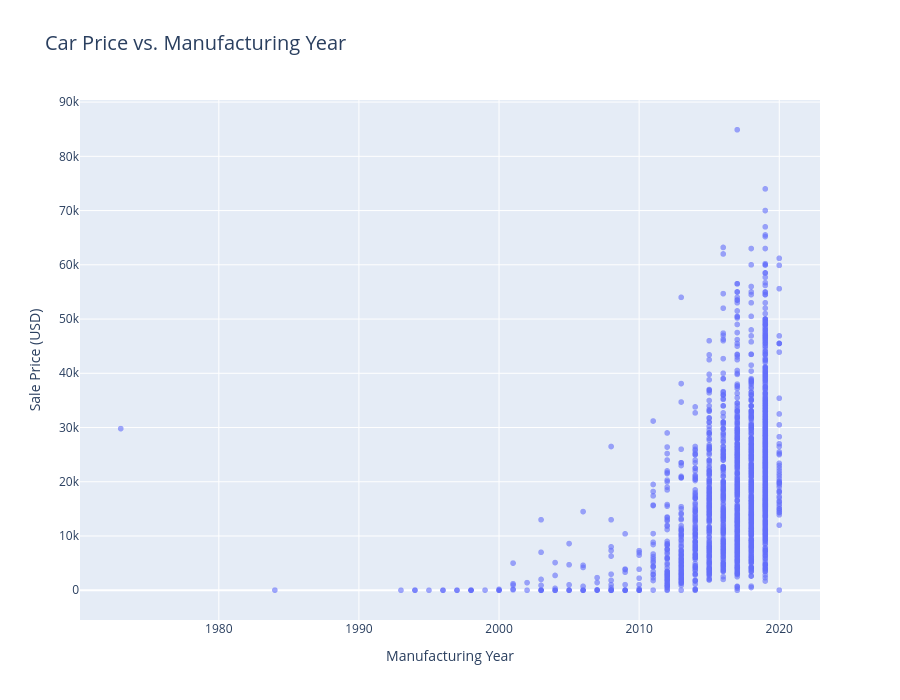

Source (notebook cell):
### Code cell
# Create a cleaner 'Age' column for easier reading
cardf['Age'] = 2025 - cardf['year']

# Interactive scatter plot with regression trend line
fig1 = px.scatter(
    cardf, 
    x='year', 
    y='price',
    #trendline='ols',                    # ordinary least squares regression line
    opacity=0.6,
    hover_data=['brand', 'model', 'mileage', 'Age'],   # extra info on hover
    title='Car Price vs. Manufacturing Year',
    labels={'year': 'Manufacturing Year', 
            'price': 'Price (USD)'}
)

fig1.update_layout(
    height=700,
    title_font_size=20,
    xaxis_title='Manufacturing Year',
    yaxis_title='Sale Price (USD)'
)

fig1.show()

### Figure 1 — Plotly figure (JSON) as saved in the notebook; plotly's stock layout.template omitted (floating-point values rounded to 4 significant figures; data arrays with more than 128 entries replaced by an {"elided": "..."} marker saying what was removed)
{"data": [{"customdata": {"elided": "2499x4 mixed values"}, "hovertemplate": "Manufacturing Year=%{x}<br>Price (USD)=%{y}<br>brand=%{customdata[0]}<br>model=%{customdata[1]}<br>mileage=%{customdata[2]}<br>Age=%{customdata[3]}<extra></extra>", "legendgroup": "", "marker": {"color": "#636efa", "opacity": 0.6, "symbol": "circle"}, "mode": "markers", "name": "", "showlegend": false, "type": "scattergl", "x": {"elided": "2499 int values"}, "xaxis": "x", "y": {"elided": "2499 int values"}, "yaxis": "y"}], "layout": {"height": 700, "legend": {"tracegroupgap": 0}, "title": {"font": {"size": 20}, "text": "Car Price vs. Manufacturing Year"}, "xaxis": {"anchor": "y", "domain": [0, 1], "title": {"text": "Manufacturing Year"}}, "yaxis": {"anchor": "x", "domain": [0, 1], "title": {"text": "Sale Price (USD)"}}}}
